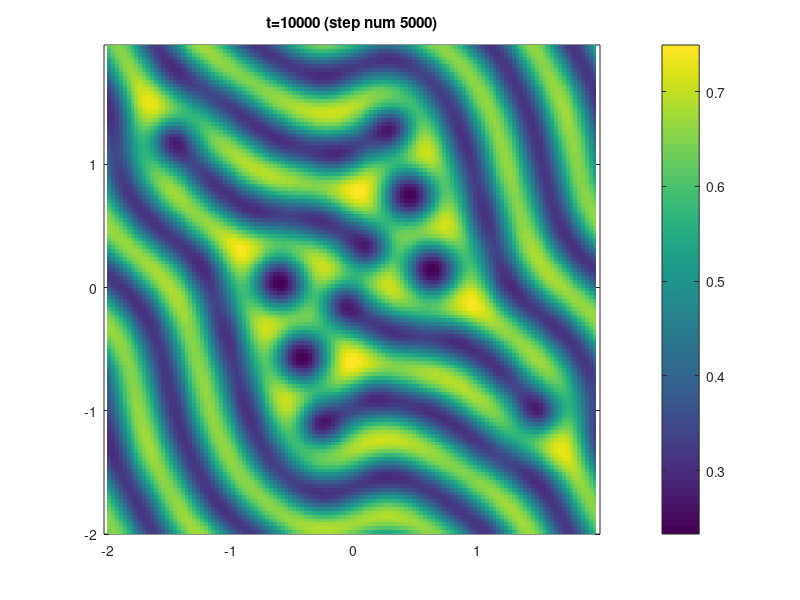
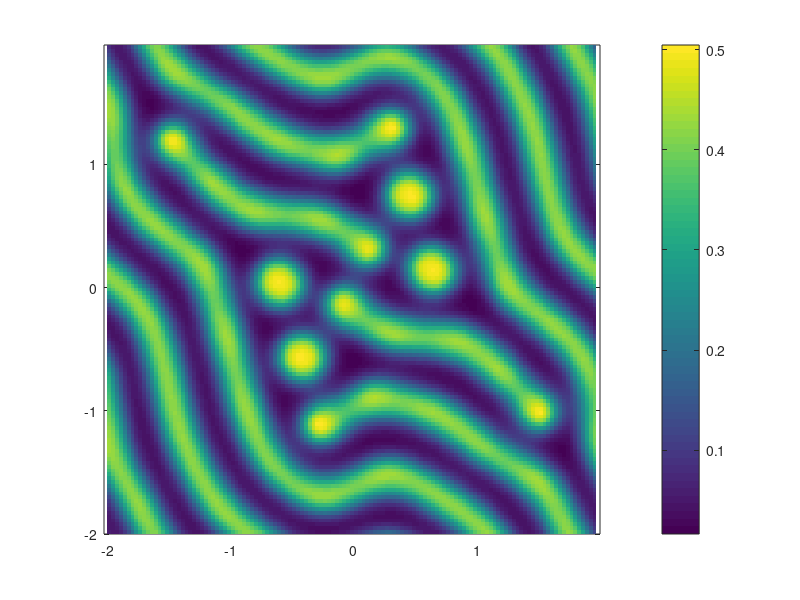

Recreate these plots in MATLAB, in order.
% Gray--Scott reaction-diffusion using spectral convolution-based
% time-stepping

% Gray--Scott parameters and reaction functions
Fp = 0.05;  kp = 0.065;  Du = .16/(14^2);  Dv = Du/3;
%Fp = 0.054;  kp = 0.063;  Du = .16/(14^2);  Dv = Du/3;
f = @(u,v) (-u.*v.*v + Fp*(1-u));
g = @(u,v) ( u.*v.*v - (Fp+kp)*v);

% Computational domain
wx = 4;      wy = 4;
Nx = 128;     Ny = 128;
dx = wx/Nx;  dy = wy/Ny;
x = -wx/2:dx:wx/2-dx;  y = -wy/2:dy:wy/2-dy;
[xx,yy] = meshgrid(x,y);

dt = 2;  Tf = 10000;  % time-step size and time final time

% Analytically derived heat kernels
k = fftshift( (2*pi/wx)*[-Nx/2:Nx/2-1] );
l = fftshift( (2*pi/wy)*[-Ny/2:Ny/2-1] );
[kx,ky] = meshgrid(k,l);  rr = kx.^2 + ky.^2;
kernel_u = exp(-rr*Du*dt);  kernel_v = exp(-rr*Dv*dt);

% IC: a perturbation around 0 and 1
pert = exp(-(2*(xx-0.5).^2 + 1.5*(yy+0.25).^2)) + ...
       exp(-(2*(xx+0.5).^2 + 1.5*(yy-0.40).^2));
u = 1 - pert;
v = 0 + 0.5*pert;

disp('Starting time steps');
for i = 1:(Tf/dt)
  t = dt*i;
  % Add reactions then convolute with heat kernel
  u = real(ifftn(kernel_u .* fftn( u + dt*f(u,v) )));
  v = real(ifftn(kernel_v .* fftn( v + dt*g(u,v) )));

  if (mod(i,50)==0)
    disp([i t])
    figure(1); clf;
    pcolor(x,y,u)
    shading flat
    title(sprintf('t=%g (step num %d)', t, i));
    colorbar
    axis equal
    figure(2); clf;
    pcolor(x,y,v)
    shading flat
    colorbar
    axis equal
    pause(0);
    drawnow;
  end
end
